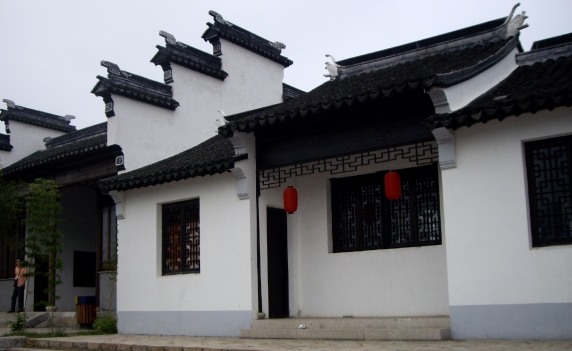
%> input picture pristine_images/00001.bmp, 572 x 351 px; its folder holds only this picture in this run
$ octave mosaicked_image_generation.m   (GNU Octave 9; MATLAB toolbox functions it lacks are replaced by stand-ins)
%> lines starting %> are read from the running program, lines starting %| are printed output that depends on the picture
### demosaicing.m
%Demo code for paper "COLOR IMAGE DEMOSAICKING USING A 3-STAGE CONVOLUTIONAL NEURAL NETWORK STRUCTURE"
%K. Cui, Z. Jin, E. Steinbach, Color Image Demosaicking using a 3-stage Convolutional Neural Network Structure,IEEE International Conference on Image Processing (ICIP 2018), Athens, Greece, Oktober 2018.
%Kai Cui <Kai.cui@tum.de>
%Lehrstuhl fuer Medientechnik
%Technische Universitaet Muenchen
%Last modified 17.05.2018

% Bilinear Interpolation of the missing pixels
% Bayer CFA
%       R G R G
%       G B G B
%       R G R G
%       G B G B
%
% The input can be on one or three channels
%
% Output = a complete RGB image on 3 channels

function [output] = demosaicing(input)
%% Color Filter Array
im         = double(input);
[M, N, ~]  = size(im);
red_mask   = repmat([1 0; 0 0], M/2, N/2);
green_mask = repmat([0 1; 1 0], M/2, N/2);
blue_mask  = repmat([0 0; 0 1], M/2, N/2);
R          = im(:,:,1).*red_mask;
G          = im(:,:,2).*green_mask;
B          = im(:,:,3).*blue_mask;

%% Biinterpolation
% Interpolation for the green at the missing points
G  = G + imfilter(G, [0 1 0; 1 0 1; 0 1 0]/4);

% Interpolation for the blue at the missing points. First, calculate the missing blue pixels at the red location
B1 = imfilter(B,[1 0 1; 0 0 0; 1 0 1]/4);
% Second, calculate the missing blue pixels at the green locations by averaging the four neighouring blue pixels
B2 = imfilter(B+B1,[0 1 0; 1 0 1; 0 1 0]/4);
B  = B + B1 + B2;

% Interpolation for the red at the missing points. First, calculate the missing red pixels at the blue location
R1 = imfilter(R,[1 0 1; 0 0 0; 1 0 1]/4);
% Second, calculate the missing red pixels at the green locations
R2 = imfilter(R+R1,[0 1 0; 1 0 1; 0 1 0]/4);
R = R + R1 + R2;

% Output
output(:,:,1)=R; output(:,:,2)=G; output(:,:,3)=B;

end

### mosaicked_image_generation.m
%Demo code for paper "COLOR IMAGE DEMOSAICKING USING A 3-STAGE CONVOLUTIONAL NEURAL NETWORK STRUCTURE"
%K. Cui, Z. Jin, E. Steinbach, Color Image Demosaicking using a 3-stage Convolutional Neural Network Structure,IEEE International Conference on Image Processing (ICIP 2018), Athens, Greece, Oktober 2018.
%Kai Cui <Kai.cui@tum.de>
%Chair of Media Technology
%Lehrstuhl fuer Medientechnik
%Technische Universitaet Muenchen
%Last modified 17.05.2018

% Generating the bilinear initialization
clc
clear
Filepath = '.\pristine_images\';
DSTpath  = '.\pristine_images_mosaick\';
fileAll   = dir(Filepath);
fileAll   = fileAll(~[fileAll.isdir]);
for i = 1:length(fileAll)
    ori = imread([Filepath fileAll(i).name]);
%> ori is the input picture: size 351x572x3 uint8; mean R, G, B 108.7, 109.2, 112.7
    [m, n, l]  = size(ori);
%> m = 351; n = 572; l = 3
    ori        = ori(1:floor(m/2)*2, 1:floor(n/2)*2,:);
%> ori: size 350x572x3 uint8

    ori_mosaick = demosaicing(ori);
%> in demosaicing, `R          = im(:,:,1).*red_mask;`:
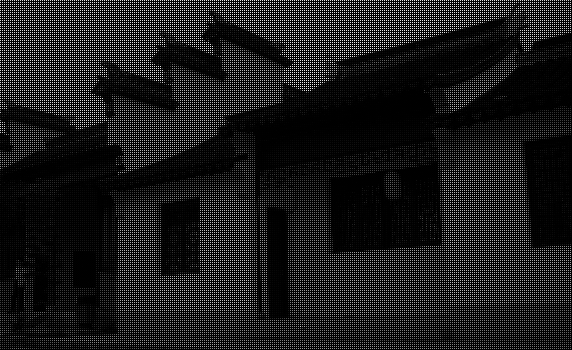
%> R: size 350x572 double; min 0, max 236, mean 27.2
%> in demosaicing, `G          = im(:,:,2).*green_mask;`:
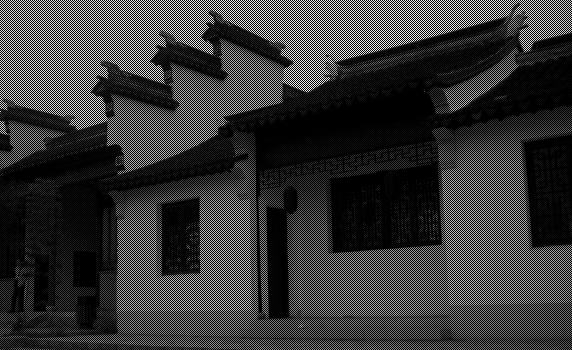
%> G: size 350x572 double; min 0, max 242, mean 54.6
%> in demosaicing, `B          = im(:,:,3).*blue_mask;`:
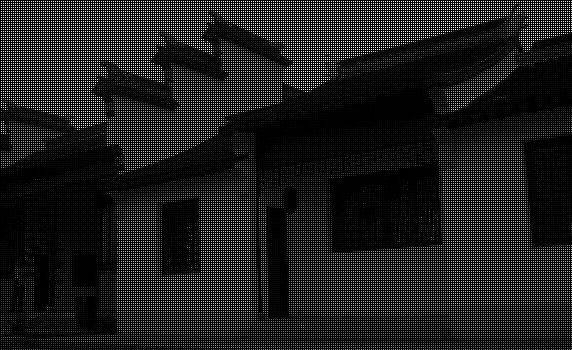
%> B: size 350x572 double; min 0, max 255, mean 28.2
%> in demosaicing, `G  = G + imfilter(G, [0 1 0; 1 0 1; 0 1 0]/4);`:
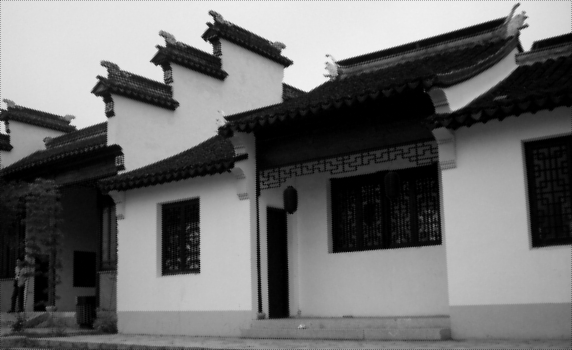
%> G: size 350x572 double; min 0, max 242, mean 109.1
%> in demosaicing, `B  = B + B1 + B2;`:
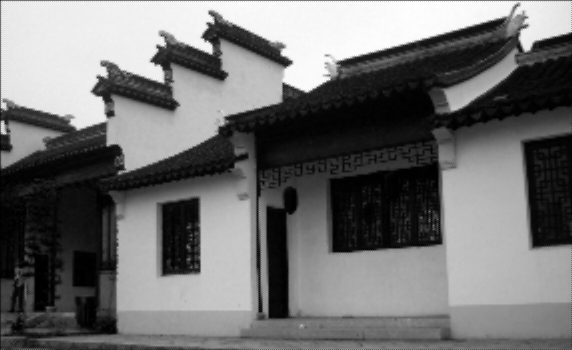
%> B: size 350x572 double; min 0, max 255, mean 112.3
%> in demosaicing, `output(:,:,3)=B`:
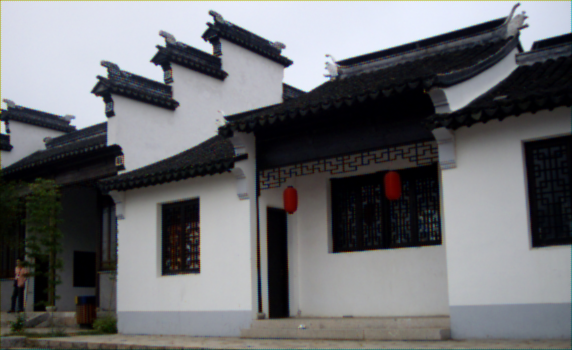
%> output: size 350x572x3 double; mean R, G, B 108.3, 109.1, 112.3

    if mod(m,2)% dealing with the odd hight or width
        ori_mosaick = [ori_mosaick;ori_mosaick(end,:,:)];
    end
    if mod(n,2)
        ori_mosaick = [ori_mosaick,ori_mosaick(:,end,:)];
    end

    imwrite(uint8(ori_mosaick), [DSTpath fileAll(i).name])
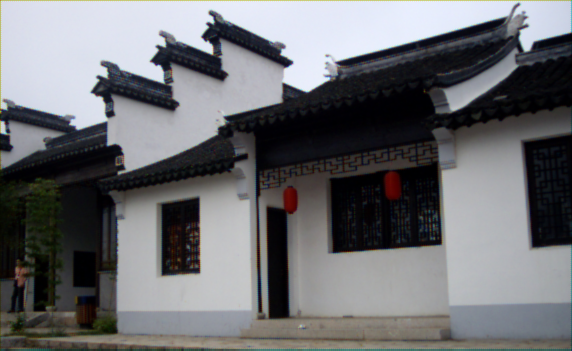
%> saved as 00001.bmp: size 351x572x3 uint8; mean R, G, B 108.3, 109.1, 112.3
end
